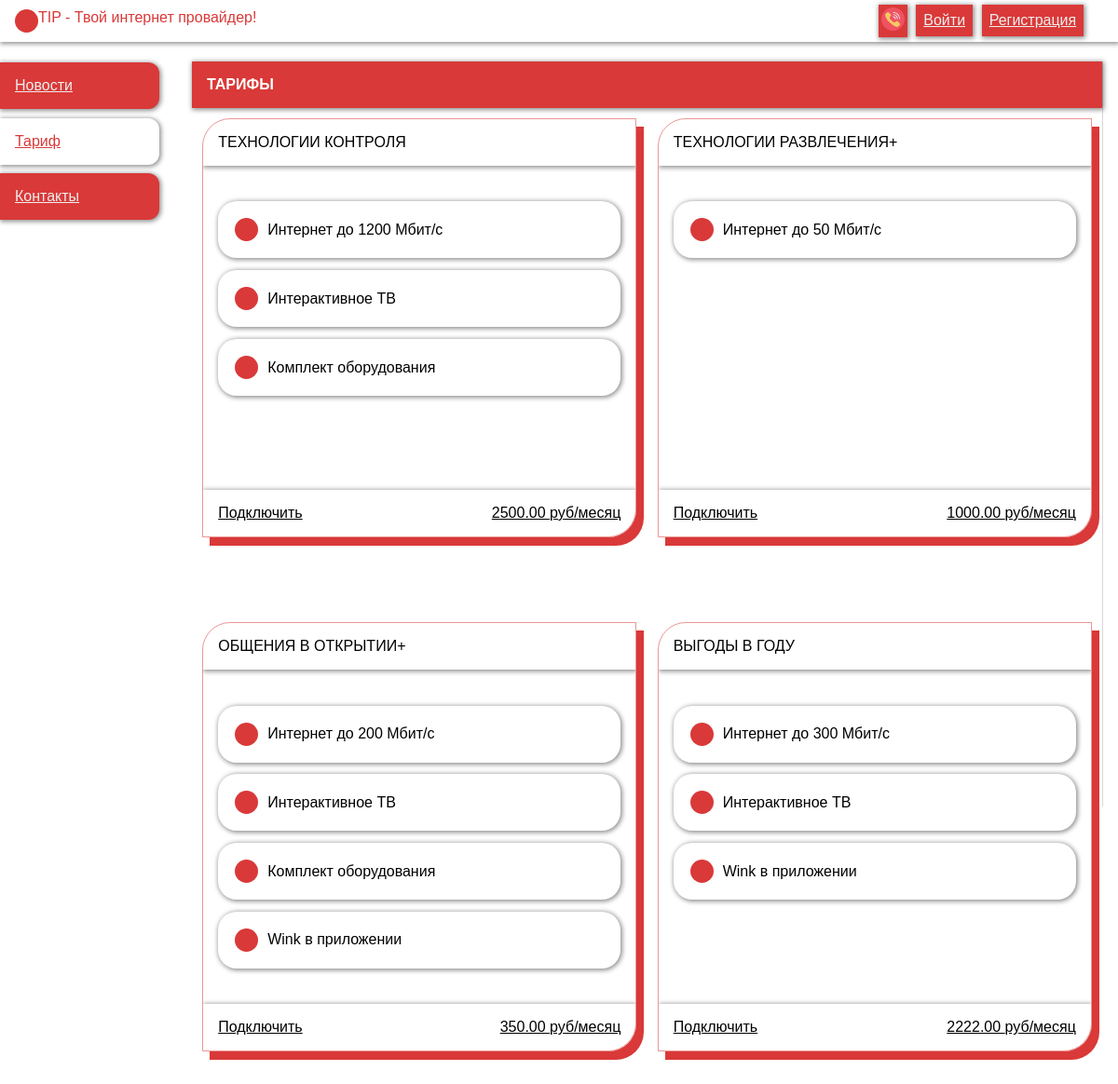
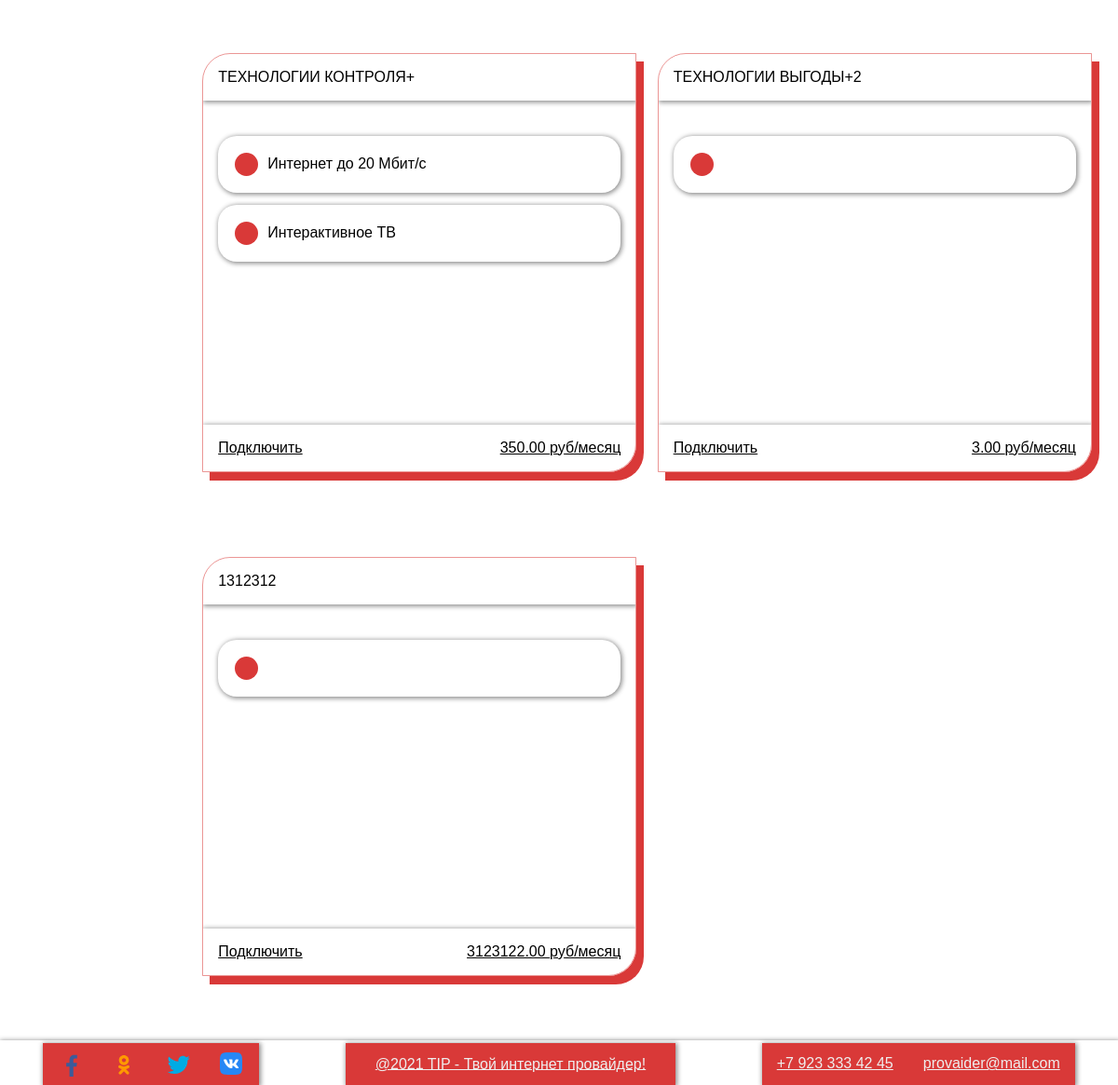
The app's page /Task_IP/tariffs/ with its own data (2 pictures, top to bottom).
### tables this page shows
CREATE TABLE `tariff` (
  `id` int(11) NOT NULL,
  `title` varchar(255) NOT NULL,
  `description` varchar(255) NOT NULL,
  `price` decimal(18,2) NOT NULL,
  `relevance` tinyint(1) NOT NULL
);

### controllers/tariffs.php (called while the page is built, shortened)
<?
include_once "./repositories/tariffR.php";
class tariffs {
    public function index() {
        $this->rate = tariffR::GetTariffs();
        view();
    }
}

### index.php (called while the page is built, shortened)
<?
include_once "./utilits/view.php";
include_once "./utilits/router.php";

### repositories/tariffR.php (called while the page is built, shortened)
<?
class tariffR {
    static public function GetTariffs($limit = 0) {
        global $db;
        $limit = $limit == 0 ? "" :  "LIMIT $limit";
        $query = "select * from `tariff`  $limit";
        $result = $db->query($query);
        return $result;
    }
    static public function getService($tariff) {
        $array = explode("\r\n", $tariff->description);
        return $array;
    }
}

### views/tariffs/index.php (the view, shortened to what this page needs)
<div class="rate content c">
    <div class="r">
        <div class="rate-shared c">
            <div class="c__title-invert b-s rate">
                <h1>Тарифы</h1>
            </div>
            <div class="layout--grid-content">
                <?
                    while ($r = $_this->rate->fetch_object()) {
                        ?>
                        <div class="card b-s">
                            <div class="c__title b-s">
                                <? print $r->title ?>
                            </div>
                            <div class="c__body">
                        <?
                            $services = tariffR::getService($r);
                            foreach ($services as $key => $s) {
                                ?>
                                    <div class="c__item">
                                        <div class="desc r">
                                            <div class="l-img"></div>
                                            <span class="description"><?print $s?></span>
                                        </div>
                                    </div>
                                <?
                            }
                        ?>
                        </div>
                            <div class="c__btn b-s">
                                <a href="<?print $staticPath?>/tariffs/application?tariff_id=<?print $r->id?>">
                                    <div>Подключить</div>
                                    <div><?print $r->price?> руб/месяц</div>
                                </a>
                            </div>
                        </div>
                        <?
                    }
                ?>
            </div>
        </div>
    </div>
</div>

### utilits/router.php (shortened to what this page needs)
<?
$projectName = 'Task_IP';
$staticPath = '/Task_IP';
$str = substr($_SERVER["REQUEST_URI"], strripos($_SERVER["REQUEST_URI"], $projectName));
$route = explode('/', $str);
$strController = isset($route[1]) && $route[1] != '' ? $route[1] : 'main';
$strAction = isset($route[2]) && $route[2] != '' ? explode('?', $route[2])[0] : 'index';
if (file_exists('controllers/'.$strController.'.php')) {
    $controller = new $strController();
    if (method_exists($strController, $strAction)) $action = $controller->$strAction();
    else header("HTTP/1.0 404 Not Found");
} else header("HTTP/1.0 404 Not Found");

### utilits/view.php (shortened to what this page needs)
<?
function view($title = '')
{
    global $strAction, $strController, $staticPath, $controller;
    $_this = $controller;
    $title = $title == '' ? $strAction : $title;
    if (file_exists("views/$strController/$title.php")) {
        include_once "views/shared/layout.php";
    }
    else header("HTTP/1.0 404 Not Found");
}

### views/shared/layout.php (shortened to what this page needs)
<!DOCTYPE html>
<html>
<head>
    <link rel="stylesheet" href="<? print $staticPath ?>/public/css/style.css">
</head>
<body class="layout--grid">
    <? include_once 'partials/header.php'; ?>
    <? include_once 'partials/navigation.php'; ?>
    <main class="main">
        <?
            include_once $view;
        ?>
    </main>
    <? include_once 'partials/footer.php'; ?>
</body>
</html>

### views/shared/partials/header.php (shortened to what this page needs)
<?
    if (isset($_SESSION['user_id'], $_SESSION['role_id'])) {
        $role = usersR::GetRoleById($_SESSION['role_id'])->title;
        $user = usersR::GetById($_SESSION['user_id']);
    } else {
        $role = "гость";
    }
?>
<header class="header r--j b-s">
    <a href="<?print $staticPath?>/" class="logotip r">
        <div class="l-img"></div>
        <div class="l-title">TIP - Твой интернет провайдер!</div>
    </a>
    <div class="auth boxs">
        <a id='phone-a' class='a--img'><img title='Заказать звонок' src="<?print $staticPath;?>/public/src/svg/phone-call.svg"></a>
        <?if ($role == "гость") {?>
            <a href="<?print $staticPath?>/auth/">Войти</a>
            <a href="<?print $staticPath?>/auth/registration">Регистрация</a>
        <?}?>
    </div>
</header>

### views/shared/partials/navigation.php (shortened to what this page needs)
<?
    $activeController = $strController;
?>
<nav class="nav">
    <ul class="boxs--nav">
        <li><a <? $activeController == 'news' ? print 'class=active' : '' ?> href="<?print $staticPath?>/news/">Новости</a></li>
        <li><a <? $activeController == 'tariffs' ? print 'class=active' : '' ?> href="<?print $staticPath?>/tariffs/">Тариф</a></li>
        <li><a <? $activeController == 'about' ? print 'class=active' : '' ?> href="<?print $staticPath?>/about/">Контакты</a></li>
    </ul>
</nav>

### views/shared/partials/footer.php (shortened to what this page needs)
<footer class="footer footer--hidden r--j b-s">
    <div class="boxs--footer">
        <a href="https://www.facebook.com/" title="facebook"><img src="<?print $staticPath;?>/public/src/svg/fk.svg"></a>
        <a href="https://ok.ru/" title="Одноклассники"><img src="<?print $staticPath;?>/public/src/svg/ok.svg"></a>
        <a href="https://twitter.com/" title="twitter"><img src="<?print $staticPath;?>/public/src/svg/tw.svg"></a>
        <a href="https://vk.com/" title="vkontakte"><img src="<?print $staticPath;?>/public/src/svg/vk.svg"></a>
    </div>
    <div class="boxs--footer">
        <a href="<?print $staticPath?>/">
            <span>@2021 TIP - Твой интернет провайдер!</span>
        </a>
    </div>
    <div class="boxs--footer">
        <a href="tel:79233334245">+7 923 333 42 45</a>
        <a href="mailto:provaider@mail.com">provaider@mail.com</a>
    </div>
</footer>

### public/css/style.css (style rules this page uses)
.auth .user-box, .boxs--footer, .boxs { align-items: center; min-width: 200px; justify-content: space-between; }
.main .banner .b__left .b__box a:hover, .layout--table .td--event div a.active, .layout--table .td--event div a:hover, form .user--nav div a.active, form .service--nav div a.active, .layout--table .user--nav div a.active, .layout--table .service--nav div a.active, form .user--nav div a:hover, form .service--nav div a:hover, .layout--table .user--nav div a:hover, .layout--table .service--nav div a:hover, form input[type=submit]:hover, form input[type=button]:hover, form select:focus, form select:hover, .c__title-invert:hover, .boxs--footer a:hover, .boxs--footer span:hover, .boxs--nav li a.active, .boxs--nav li button.active, .boxs--nav li span.active, .boxs--nav li a:hover, .boxs--nav li button:hover, .boxs--nav li span:hover, .boxs a:hover, .boxs button:hover, .boxs span:hover { background: var(--color-while); color: var(--color-red); }
.boxs a, .boxs button, .boxs span { box-shadow: var(--shadow-box); background: var(--color-red); color: var(--color-while-up); padding: 0.5rem; margin: 0.3rem; flex: 1; text-align: center; }
.boxs--nav { margin: 1rem 1rem 1rem 0; position: sticky; top: 20px; }
.boxs--nav li { display: flex; margin: 0.4rem 0.2rem 0.2rem 0; }
.boxs--nav li a, .boxs--nav li button, .boxs--nav li span { cursor: pointer; border-radius: 0 1vw 1vw 0; box-shadow: var(--shadow-box); background: var(--color-red); color: var(--color-while-up); padding: 1rem; flex: 1; }
.boxs--footer { color: var(--color-while-up); box-shadow: var(--shadow-box); background: var(--color-red); margin: 0 0.5rem; }
.boxs--footer a, .boxs--footer span { color: var(--color-while-up); padding: 0.3rem 1rem; flex: 1; text-align: center; cursor: pointer; }
.boxs--footer a img, .boxs--footer span img { margin-top: 5px; }
.a--img { padding: 3px !important; }
.c__title { color: var(--color-black); padding: 1rem; margin: 0 0 1rem 0; text-transform: uppercase; }
.c__title-invert { background: var(--color-red); color: var(--color-while); padding: 1rem; text-transform: uppercase; }
.card { border: 1px solid #d9393887; border-radius: 30px 0 30px 0; overflow: hidden; max-width: 350px; box-shadow: 8px 9px 0px 0px #d93938 !important; min-height: 450px; min-width: 350px; margin: 0.7rem; margin-bottom: 3rem; display: flex; flex-direction: column; }
.card .c__body { flex: 1; margin: 1rem; }
.card .c__body .c__item { display: flex; }
.card .c__body .c__item a, .card .c__body .c__item .desc { flex: 1; padding: 0.5rem; border-radius: 20px; margin: 0.4rem 0; box-shadow: var(--shadow-box); }
.card .c__body .c__item .desc { align-items: center; }
.card .c__body .c__item .desc .l-img { margin: 10px; }
.card .c__btn { margin: 1rem 0 0 0; }
.card .c__btn a, .card .c__btn button { color: var(--color-black); padding: 1rem; flex: 1; justify-content: space-between; display: flex; }
.layout--grid { display: grid; grid-template-columns: minmax(190px, 1fr) 6fr; grid-template-rows: min-content 1fr max-content; grid-template-areas: "h h" "n m" "f f"; }
.layout--grid-content { display: grid; grid-template-columns: repeat(auto-fill, minmax(350px, 1fr)); row-gap: 2rem; }
.layout--grid-content .card { max-width: none !important; }
body { height: 100vh; }
.header { grid-area: h; padding-right: 2rem; }
.header a.logotip { color: var(--color-red); text-decoration: none; margin: auto 1rem; }
.nav { grid-area: n; }
.main { grid-area: m; display: flex; padding: 1rem; }
.footer { grid-area: f; justify-content: space-around !important; padding-top: 0.2rem; }
.content { margin: 0.33rem 0; flex: 1; }
.c, .boxs--nav, .card .c__btn, .r--j, .r, .auth .user-box, .boxs, .boxs--footer { display: flex; }
.r--j, .r { flex-direction: row; }
.c, .boxs--nav, .card .c__btn { flex-direction: column; }
.r--j { justify-content: space-between; }
.b-s { box-shadow: var(--shadow-box); }
.rate .rate-shared.c { flex: 1; }
:root { --color-red: #d93938; --color-while-up: #efeeee; --color-while: #fff; --color-black: #000; --shadow-box: 1px 1px 5px 1px #00000070; }
* { font-family: Verdana, Geneva, Tahoma, sans-serif; margin: 0; padding: 0; box-sizing: border-box; font-size: 16px; }
.l-img { background: var(--color-red); width: 25px; height: 25px; border-radius: 100%; }
#phone-a { cursor: pointer; }

### records on screen
tariff: title "ТЕХНОЛОГИИ КОНТРОЛЯ", description "Интернет до 1200 Мбит/с", description "Интерактивное ТВ", description "Комплект оборудования", price "2500.00"
tariff: title "ТЕХНОЛОГИИ РАЗВЛЕЧЕНИЯ+", description "Интернет до 50 Мбит/с", price "1000.00"
tariff: title "ОБЩЕНИЯ В ОТКРЫТИИ+", description "Интернет до 200 Мбит/с", description "Интерактивное ТВ", description "Комплект оборудования", description "Wink в приложении", price "350.00"
tariff: title "ВЫГОДЫ В ГОДУ", description "Интернет до 300 Мбит/с", description "Интерактивное ТВ", description "Wink в приложении", price "2222.00"
tariff: title "ТЕХНОЛОГИИ КОНТРОЛЯ+", description "Интернет до 20 Мбит/с", description "Интерактивное ТВ", price "350.00"
tariff: title "ТЕХНОЛОГИИ ВЫГОДЫ+2", price "3.00"
tariff: title "1312312", price "3123122.00"
